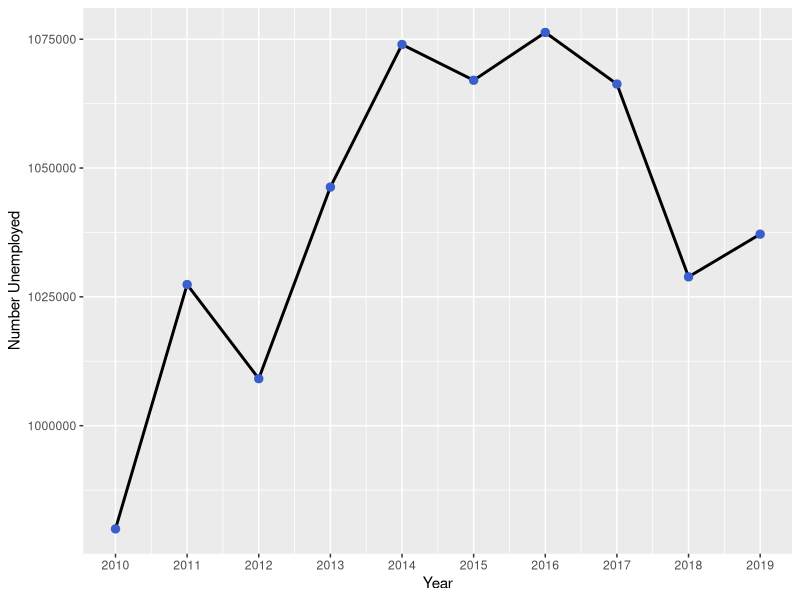
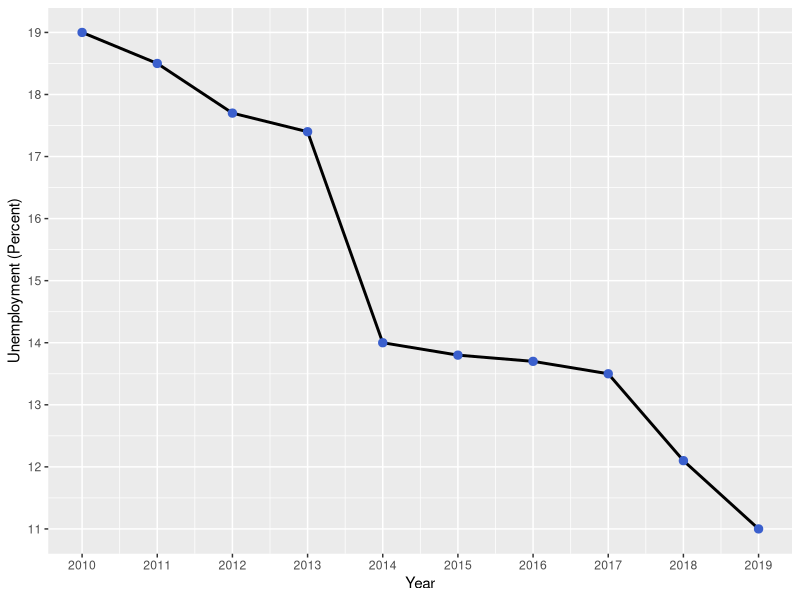
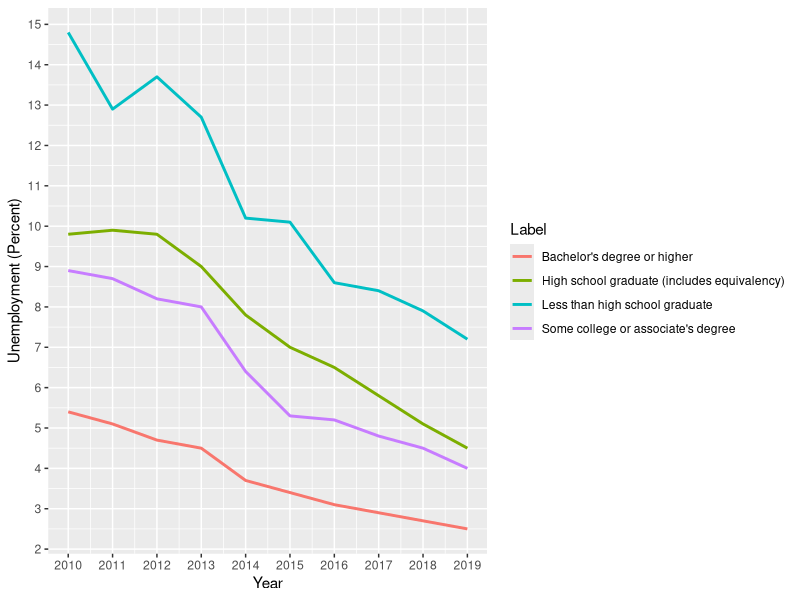
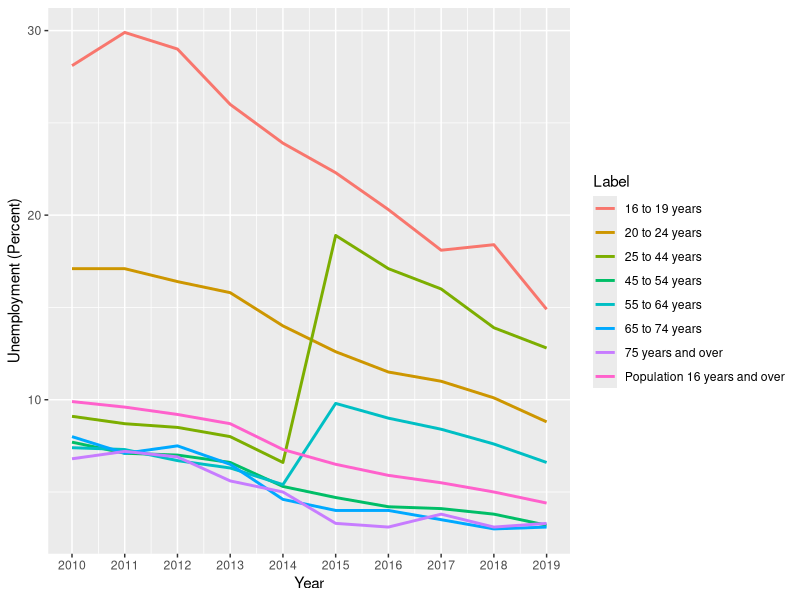
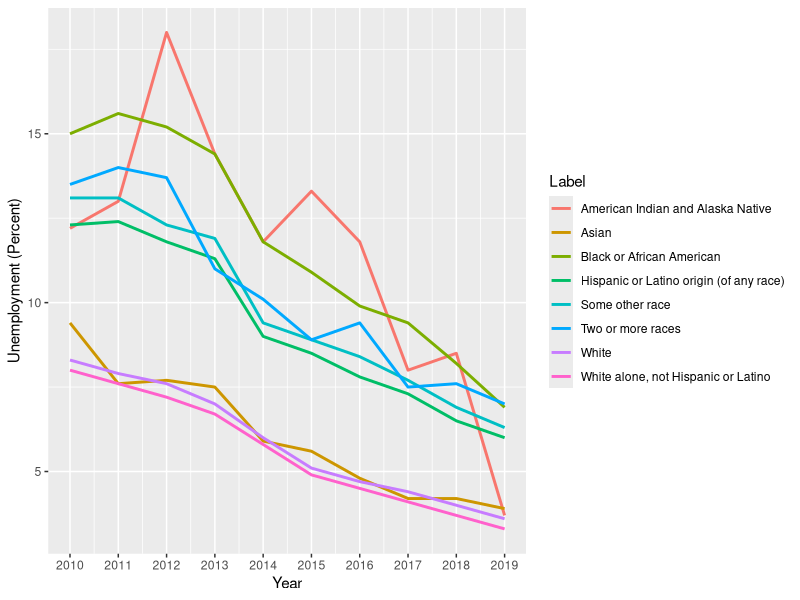
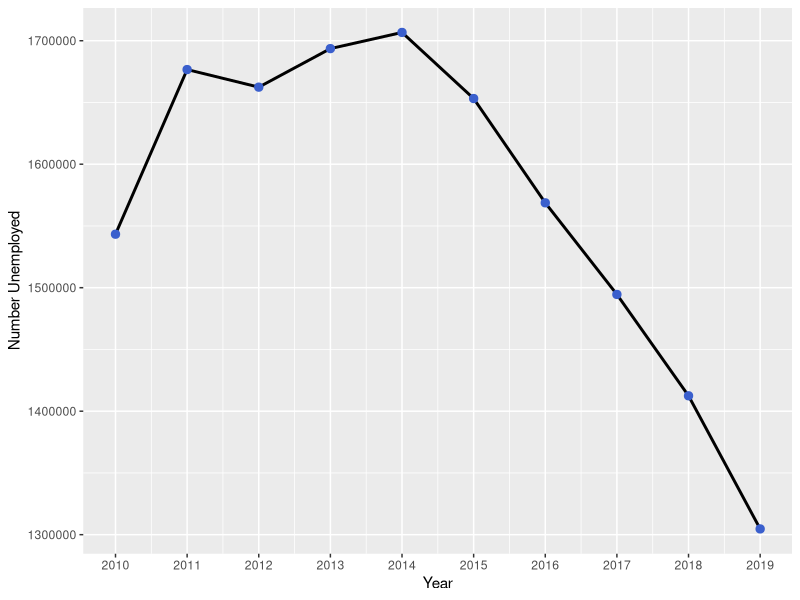
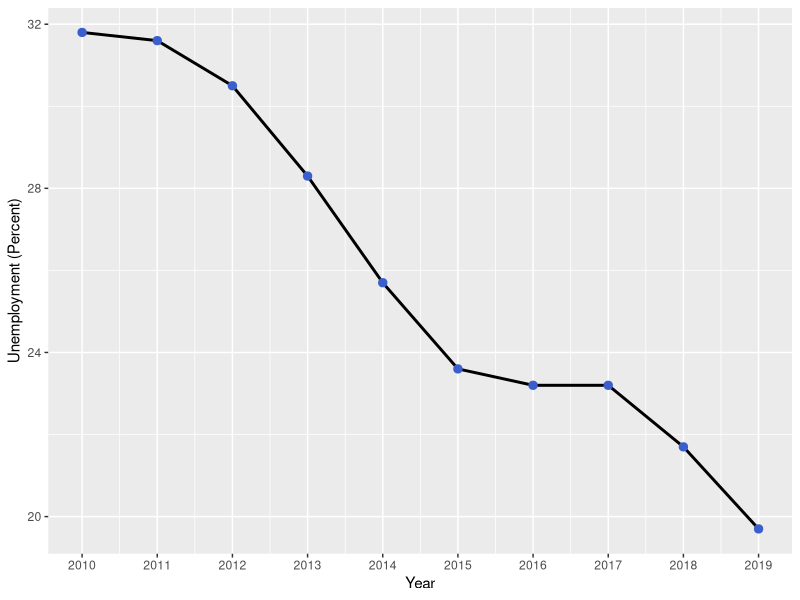
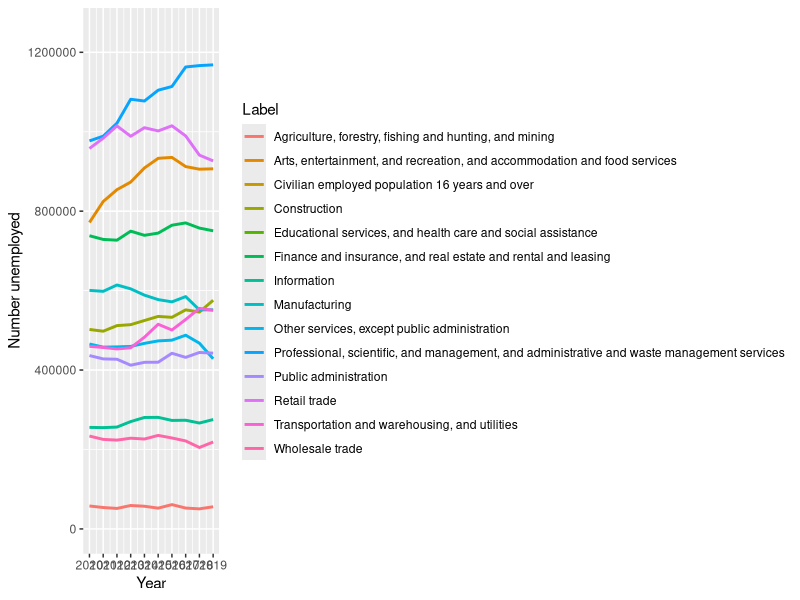

Generate these figures, in order, with R:
## ---- chunk 1
library(tidyverse)
library(ggplot2)
## ---- chunk 2

setwd('C:/Users/Administrator/Documents/STAT5702_NYC_Employment_Analysis/DataPreprocessing/Data/employment')

employDisability <- read.table(file = "employDisability.csv", sep = ",", header=TRUE)
employEDUCATION <- read.csv(file = "employEDUCATION.csv")
employmentByAge <- read.table(file = "employmentByAge.csv", sep = ",", header=TRUE)
employmentByRACE <- read.table(file = "employmentByRACE.csv", sep = ",", header=TRUE)
employPoverty <- read.table(file = "employPoverty.csv", sep = ",", header=TRUE)
JobType <- read.table(file = "JobType.csv", sep = ",", header=TRUE)
## ---- chunk 3
employDisability 
employEDUCATION 
employmentByAge 
employmentByRACE 
employPoverty
JobType 
## ---- chunk 4
employDisability

#Total number unemployed over time with disability
ggplot(data = employDisability,aes(year,Total)) + geom_line(size = 1, col = 'black') + xlab('Year') + ylab('Number Unemployed') + scale_x_continuous(breaks = seq(2010,2019)) + geom_point(size = 2.5, col = 'royalblue3')

#Unemployment Rate over time for those with disability
ggplot(data = employDisability,aes(x = year,y = UnemploymentRate)) + geom_line(size = 1, col = 'black') + xlab('Year') + ylab('Unemployment (Percent)') + scale_x_continuous(breaks = seq(2010,2019)) + scale_y_continuous(breaks = seq(20,0)) + geom_point(size = 2.5, col = 'royalblue3')
## ---- chunk 5
#Problem with Data Read
employEDUCATION

employEDUCATION$Label = as.factor(employEDUCATION$Label)
ggplot(data = employEDUCATION) + geom_line(aes(x = year, y = UnemploymentRate, group = Label, colour = Label),size = 1) + xlab('Year') + ylab('Unemployment (Percent)') + scale_x_continuous(breaks = seq(2010,2019)) + scale_y_continuous(breaks = seq(20,0)) 
## ---- chunk 6
#Data error, 25-44 has 2 for 2018, one should be 2019.

employmentByAge

employmentByAge$Label = as.factor(employmentByAge$Label)
ggplot(data = employmentByAge) + geom_line(aes(x = year, y = UnemploymentRate, group = Label, colour = Label),size = 1) + xlab('Year') + ylab('Unemployment (Percent)') + scale_x_continuous(breaks = seq(2010,2019)) 
## ---- chunk 7
employmentByRACE

employmentByRACE$Label = as.factor(employmentByRACE$Label)
ggplot(data = employmentByRACE) + geom_line(aes(x = year,y = UnemploymentRate, group = Label, colour = Label), size = 1) + xlab('Year') + ylab('Unemployment (Percent)') + scale_x_continuous(breaks = seq(2010,2019)) 
## ---- chunk 8
employPoverty

#Total number unemployed over time of those below Poverty line
ggplot(data = employPoverty,aes(year,Total)) + geom_line(size = 1, col = 'black') + xlab('Year') + ylab('Number Unemployed') + scale_x_continuous(breaks = seq(2010,2019)) + geom_point(size = 2.5, col = 'royalblue3')

#Unemployment Rate over time for those below Poverty line
ggplot(data = employPoverty,aes(x = year,y = UnemploymentRate)) + geom_line(size = 1, col = 'black') + xlab('Year') + ylab('Unemployment (Percent)') + scale_x_continuous(breaks = seq(2010,2019)) + geom_point(size = 2.5, col = 'royalblue3')
## ---- chunk 9
#Interested in getting unemployment rates for this 
JobType

JobType$Label = as.factor(JobType$Label)
ggplot(data = JobType) + geom_line(aes(x = year,y = Total, group = Label, colour = Label), size = 1) + xlab('Year') + ylab('Number unemployed') + ylim(0,1250000) + scale_x_continuous(breaks = seq(2010,2019))

